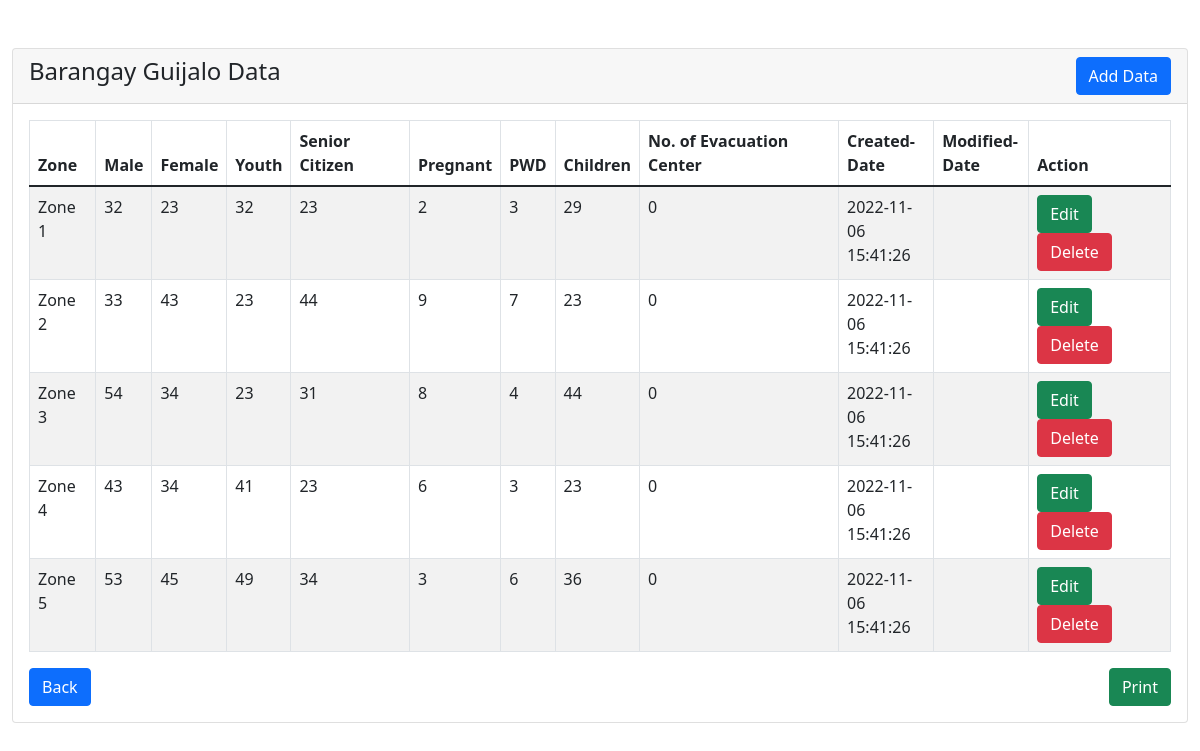
Page /admin/barangay-statistics/guijalo/guijalo-tbl.php (signed in) on the committed database.
### tables this page shows
CREATE TABLE `barangay_data` (
  `id` int(10) NOT NULL,
  `barangay_name` varchar(50) NOT NULL,
  `zone` varchar(15) NOT NULL,
  `male` int(11) NOT NULL,
  `female` int(11) NOT NULL,
  `youth` int(11) NOT NULL,
  `senior_citizen` int(11) NOT NULL,
  `pregnant` int(11) NOT NULL,
  `pwd` int(11) NOT NULL,
  `children` int(11) NOT NULL,
  `no_evacuations` int(11) NOT NULL,
  `created_date` timestamp NULL DEFAULT current_timestamp(),
  `modified_date` timestamp NULL DEFAULT NULL ON UPDATE current_timestamp()
);

### admin/barangay-statistics/guijalo/guijalo-tbl.php (the view, shortened to what this page needs)
<?php
require '../../dbconfig.php';
?>
<!doctype html>
<html lang="en">
  <head>
    <link rel="stylesheet" type="text/css" href="../style-print.css" media="print" >
    <link href="https://cdn.jsdelivr.net/npm/bootstrap@5.1.3/dist/css/bootstrap.min.css" rel="stylesheet">
</head>
<body>
    <div class="container-fluid mt-5">
        <div class="row">
            <div class="col-md-12">
                <div class="card">
                    <div class="card-header">
                        <h4>Barangay Guijalo Data
                            <a href="add-data.php" class="btn btn-primary float-end" id="print-btn">Add Data</a>
                        </h4>
                    </div>
                    <div class="card-body">
                        <table class="table table-bordered table-striped">
                            <thead>
                                <tr>
                                    <th>Zone</th>
                                    <th>Male</th>
                                    <th>Female</th>
                                    <th>Youth</th>
                                    <th>Senior Citizen</th>
                                    <th>Pregnant</th>
                                    <th>PWD</th>
                                    <th>Children</th>
                                    <th>No. of Evacuation Center</th>
                                    <th id="print-btn">Created-Date</th>
                                    <th id="print-btn">Modified-Date</th>
                                    <th id="print-btn">Action</th>
                                </tr>
                            </thead>
                            <tbody>
                                <?php
                                    $query = "SELECT * FROM barangay_data WHERE barangay_name='Guijalo'";
                                    $query_run = mysqli_query($con, $query);
                                    if(mysqli_num_rows($query_run) > 0)
                                    {
                                        foreach($query_run as $guijalo)
                                        {
                                            ?>
                                            <tr>
                                                <td><?= $guijalo['zone']; ?></td>
                                                <td><?= $guijalo['male']; ?></td>
                                                <td><?= $guijalo['female']; ?></td>
                                                <td><?= $guijalo['youth']; ?></td>
                                                <td><?= $guijalo['senior_citizen']; ?></td>
                                                <td><?= $guijalo['pregnant']; ?></td>
                                                <td><?= $guijalo['pwd']; ?></td>
                                                <td><?= $guijalo['children']; ?></td>
                                                <td><?= $guijalo['no_evacuations']; ?></td>
                                                <td id="print-btn" class="col-md-1"><?= $guijalo['created_date']; ?></td>
                                                <td id="print-btn" class="col-md-1"><?= $guijalo['modified_date']; ?></td>
                                                <td id="print-btn"  class="col-md-1.1">
                                                    <a href="edit-data.php?id=<?= $guijalo['id']; ?>" class="btn btn-success btn">Edit</a>
                                                    <button type="button" class="btn btn-danger btn deletebtn">Delete</button>
                                                </td>
                                            </tr>
                                            <?php
                                        }
                                    }
                                    else
                                    {
                                        echo "<h5> No Record Found </h5>";
                                    }
                                ?>
                            </tbody>
                        </table>
                        <a href="../barangay-statistics.php" class="btn btn-primary float-start" id="print-btn">Back</a>
                        <button onclick="window.print()" class="btn btn-success float-end" id="print-btn">  Print  </button>
                    </div>
                </div>
            </div>
        </div>
    </div>
</body>
</html>

### admin/barangay-statistics/style-print.css (style rules this page uses)
#print-btn { display: none; visibility: none; }

### rows in the picture
barangay_data: zone "Zone 1", male "32", female "23", youth "32", senior_citizen "23", pregnant "2", pwd "3", children "29", no_evacuations "0", created_date "2022-11-06 15:41:26"
barangay_data: zone "Zone 2", male "33", female "43", youth "23", senior_citizen "44", pregnant "9", pwd "7", children "23", no_evacuations "0", created_date "2022-11-06 15:41:26"
barangay_data: zone "Zone 3", male "54", female "34", youth "23", senior_citizen "31", pregnant "8", pwd "4", children "44", no_evacuations "0", created_date "2022-11-06 15:41:26"
barangay_data: zone "Zone 4", male "43", female "34", youth "41", senior_citizen "23", pregnant "6", pwd "3", children "23", no_evacuations "0", created_date "2022-11-06 15:41:26"
barangay_data: zone "Zone 5", male "53", female "45", youth "49", senior_citizen "34", pregnant "3", pwd "6", children "36", no_evacuations "0", created_date "2022-11-06 15:41:26"
